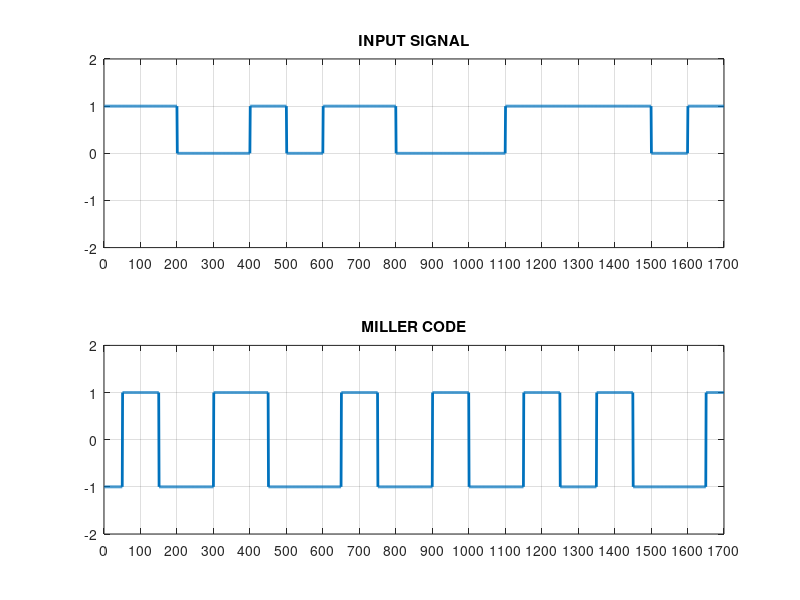

The MATLAB source for this figure:
h=[1 1 0 0 1 0 1 1 0 0 0 1 1 1 1 0 1];%Se?al
est_initial=-1;%Estado inicial
%-------------------------------------------------------------------
clc;%clear command window
close all;%Close all figures.
con=est_initial;%Set 1 ? -1
long=length(h);%Number of bits of the signal
n=1;%Initial state for "while" loop
ac=[];%Null matrix to code signal.
bits=[];%Null matrix to original signal.
h(long+1)=0;%Valor de extensi?n de la se?al
while n<=long%Code to finished the length of the signal.
    if h(n)==1 %If the bit is 1
        bit=[ones(1,100)];
        s=[con*ones(1,50) -con*ones(1,50)];
        con=con*-1;%Switch state of the signal
    else %If the bit is 0
        bit=[zeros(1,100)];
        s=[con*ones(1,100)];
        if h(n+1)==0%If the next bit is 0
            con=con*-1;%Switch state of the signal
        end
    end
    ac=[ac s];%Accumulate miller code.
    bits=[bits bit];%Accumulate signal
    n=n+1;%Increment of the cycle
    s=[];%Reset temporal matrix s.
end
subplot(2,1,1);plot(bits,'LineWidth',2);
title('INPUT SIGNAL');
set(gca,'xtick',0:100:100*long)%
axis([0 100*(length(h)-1) -2 2])%
grid on %
%*-*-*-*-*-*-*-*-*-*-*-*-*-*-*-*-*-*-*-*-*-*-*-*-*-*-*-*-*-*-*-*
subplot(2,1,2);plot(ac,'LineWidth',2)%
title('MILLER CODE')
set(gca,'xtick',0:100:100*long)%
axis([0 100*(length(h)-1) -2 2])%
grid on %
